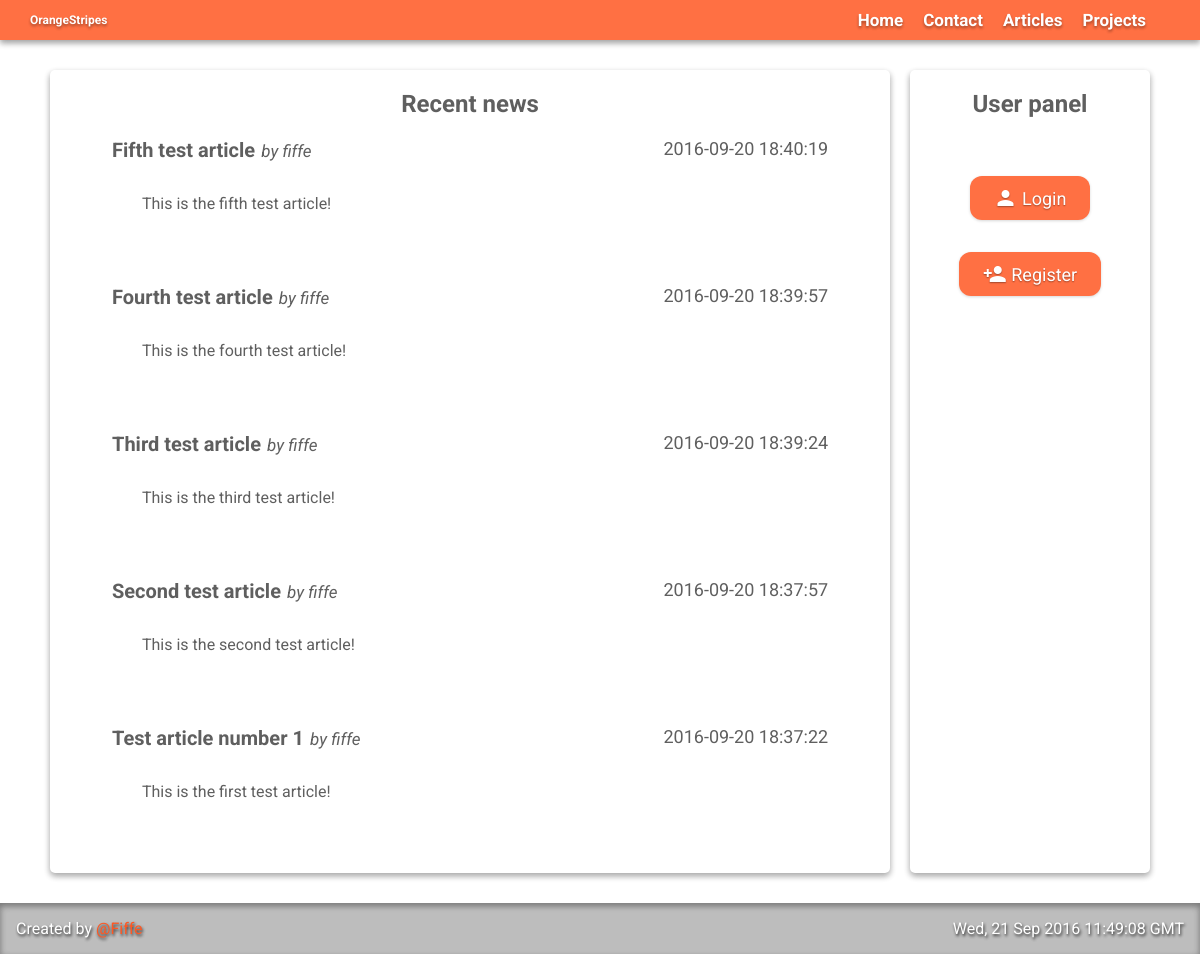
The page / on the database its author committed.
### tables this page shows
CREATE TABLE IF NOT EXISTS `articles` (
  `id` smallint(6) NOT NULL AUTO_INCREMENT,
  `title` varchar(32) NOT NULL,
  `author` smallint(6) NOT NULL,
  `date` datetime NOT NULL,
  `text` text NOT NULL,
  `img` varchar(100) NOT NULL DEFAULT 'default.png',
  PRIMARY KEY (`id`),
  KEY `author` (`author`)
);

CREATE TABLE IF NOT EXISTS `users` (
  `id` smallint(6) NOT NULL AUTO_INCREMENT,
  `username` varchar(20) NOT NULL,
  `password` varchar(128) NOT NULL,
  `email` varchar(30) NOT NULL,
  `code` varchar(64) NOT NULL,
  `activated` tinyint(1) NOT NULL DEFAULT '0',
  `permission` tinyint(2) NOT NULL DEFAULT '0',
  PRIMARY KEY (`id`),
  KEY `username` (`username`)
);

### index.php (the view, shortened to what this page needs)
<!DOCTYPE html>
<html>
    <body>
        <div class="c-site">
            <div class="c-articlesbox">
                <span class="c-articlesbox-header">Recent news</span>
                <?php
                    include "connect.php";
                    $getArticles = mysqli_query($con, "SELECT *
                                            FROM articles
                                            LIMIT 0, 5
                                            ");
                    if(mysqli_num_rows($getArticles) > 0){
                        $articlesArray = array();
                        while($articleRow = mysqli_fetch_array($getArticles)){
                            $articlesArray[] = $articleRow;
                        }
                        usort($articlesArray, function($a, $b) {
                            $ad = new DateTime($a['date']);
                            $bd = new DateTime($b['date']);
                            if ($ad == $bd) {
                                return 0;
                            }
                            return $ad > $bd ? -1 : 1;
                        });
                        foreach($articlesArray as $article){
                            $rawAuthor = $article['author'];
                            $getAuthor = mysqli_query($con, "SELECT username
                                                    FROM users
                                                    WHERE id='$rawAuthor'
                                                    ");
                            $authorResult = mysqli_fetch_assoc($getAuthor);
                            $author = $authorResult['username'];
                            $text = $article['text'];
                            echo "
                                <div class='c-articlebox'>
                                    <div class='c-articlebox-top'>
                                        <a href='./article?id=".$article['id']."'>
                                            <span class='c-articlebox-title'>".$article['title']."</span>
                                            <span class='c-articlebox-author'> by ".$author."</span>
                                            <span class='c-articlebox-date'>".$article['date']."</span>
                                        </a>
                                    </div>
                                    <div class='c-articlebox-center'>
                                        ".$text;
                            echo "
                                    </div>
                                </div>
                            ";
                        }
                    }
                ?>
            </div>
            <div class="c-userpanel">
                <span class="c-userpanel-header">User panel</span>
                <div class="c-userpanel-inner">
                    <?php
                        if($_SESSION['user_id'] != ""){
                            echo "
                                <ul class='c-userpanel-list'>
                                    <li class='c-userpanel-list_item'>
                                        <a href='logout' class='c-btn'><i class='material-icons'>person_outline</i>&nbsp;Logout</a>
                                    </li>
                                    <li class='c-userpanel-list_item'>
                                    </li>
                                    <li class='c-userpanel-list_item'>
                                        <a href='#' class='c-btn' onclick='createArticle()'><i class='material-icons'>add_circle</i>&nbsp;New article</a>
                                    </li>
                                    <li class='c-userpanel-list_item'>
                                        <a href='./articles' class='c-btn'><i class='material-icons'>create</i>&nbsp;Edit articles</a>
                                    </li>
                                </ul>
                            ";
                        }
                        else{
                            echo "
                            <div class='c-login'>
                                <form action='login' method='POST' role='form' class='c-login-form'>
                                    <input type='text' placeholder='Username' name='username' class='c-login-form_input' />
                                    <input type='password' placeholder='Password' name='password' class='c-login-form_input' />
                                    <button type='submit' name='login-submit' class='c-login-form_btn c-btn'><i class='material-icons'>person</i>&nbsp;Login</button>
                                    <a href='./register' class='c-btn'><i class='material-icons'>person_add</i>&nbsp;Register</a>
                                </form>
                            </div>
                            <ul class='c-userpanel-list'>
                                <li class='c-userpanel-list_item'>
                                    <a href='#' class='c-btn' onclick='showLogin()'><i class='material-icons'>person</i>&nbsp;Login</a>
                                </li>
                                <li class='c-userpanel-list_item'>
                                    <a href='./register' class='c-btn'><i class='material-icons'>person_add</i>&nbsp;Register</a>
                                </li>
                            </ul>
                            ";
                        }
                    ?>
                </div>
            </div>
        </div>
    </body>
</html>

### style.css (style rules this page uses)
* { -webkit-box-sizing: border-box; box-sizing: border-box; margin: 0; }
html { font-size: 62.5%; }
body { display: flex; flex-direction: column; min-height: 100vh; margin: 0; background: #ffffff; color: #5f5f5f; font-family: 'Roboto', 'Lato', sans-serif; }
a { text-decoration: none; outline: 0; transition: all 0.2s ease; color: inherit; }
ul { list-style: none; }
.c-btn { border-radius:12px; display: flex; align-items: center; color:#ffffff; background: #FF7043; font-size:18px; padding:10px 24px; text-decoration:none; text-shadow: 0 0.75px 1.5px rgba(0,0,0,0.16), 0 0.75px 1.5px rgba(0,0,0,0.23); box-shadow: 0 1px 3px rgba(0,0,0,0.16); border: none; transition: background 0.3s, top 0.1s, box-shadow 0.3s; }
.c-nav { display: flex; flex-direction: row; align-items: center; background: #FF7043; color: #ffffff; padding: 1em 1em; margin-bottom: 3rem; text-shadow: 0 1.5px 3px rgba(0,0,0,0.16), 0 1.5px 3px rgba(0,0,0,0.23); box-shadow: 0 3px 6px rgba(0,0,0,0.19), 0 3px 6px rgba(0,0,0,0.23); z-index: 9999; }
.c-nav a { transition: color 0.5s; }
.c-nav-logo { padding: 0 2em; display: inline-block; }
.c-nav-title { font-size: 1.2rem; }
.c-nav-button-group { display: flex; margin-left: auto; align-items: center; padding-right: 2em; font-size: 1.7em; }
.c-nav-list { display: flex; }
.c-nav-list_item { padding: 0 1rem; font-weight: bold; }
.c-site { display: flex; flex: 1; flex-direction: row; margin: 0 auto; }
.c-articlesbox { display: flex; flex-direction: column; align-items: center; width: 70vw; padding: 2em 5vw; border-radius: 5px; box-shadow: 0 3px 6px rgba(0,0,0,0.16), 0 3px 6px rgba(0,0,0,0.23); }
.c-articlesbox-header { margin: 0; font-size: 24px; font-weight: bold; }
.c-articlebox { display: flex; flex-direction: column; width: 100%; margin: 2em 0; }
.c-articlebox-top { display: block; }
.c-articlebox-title { display: inline-block; padding: 0 0.1em; text-align: left; font-size: 2em; font-weight: bold; }
.c-articlebox-author { display: inline-block; padding: 0 0.1em; font-size: 1.7em; font-style: italic; }
.c-articlebox-date { display: inline-block; float: right; padding: 0 0.1em; font-size: 18px; }
.c-articlebox-center { flex: 1; padding: 2em; font-size: 16px; overflow-wrap: break-word; word-wrap: break-word; }
.c-userpanel { display: flex; flex-direction: column; align-items: center; width: 20vw; margin-left: 2em; padding: 2em 2vw; border-radius: 5px; box-shadow: 0 3px 6px rgba(0,0,0,0.16), 0 3px 6px rgba(0,0,0,0.23); }
.c-userpanel-header { margin: 0; font-size: 24px; font-weight: bold; }
.c-userpanel-inner { padding: 1em 0; }
.c-userpanel-list { font-size: 16px; padding: 2em; display: flex; flex-direction: column; align-items: center; }
.c-userpanel-list_item { align-items: center; padding: 1em 0; }
.c-footer { display: flex; width: 100%; min-height: 2em; align-self: flex-end; flex-direction: row; align-items: center; color: #ffffff; background: #BDBDBD; box-shadow: inset 0 3px 6px rgba(0,0,0,0.19), inset 0 3px 6px rgba(0,0,0,0.23);; text-shadow: 1px 1.5px 3px rgba(0,0,0,0.36), 1px 1.5px 3px rgba(0,0,0,0.48); padding: 1em; margin-top: 3rem; font-size: 1.6em; }
.c-footer-left { display: inline-block; }
.c-footer-right { display: flex; margin-left: auto; }
.c-footer a { color: #FF5722; transition: color 0.3s, font-weight 0.4s, text-shadow 0.3s; }

### rows shown on the page
articles: title "Fifth test article", author.username "fiffe", date "2016-09-20 18:40:19", text "This is the fifth test article!"
articles: title "Fourth test article", author.username "fiffe", date "2016-09-20 18:39:57", text "This is the fourth test article!"
articles: title "Third test article", author.username "fiffe", date "2016-09-20 18:39:24", text "This is the third test article!"
articles: title "Second test article", author.username "fiffe", date "2016-09-20 18:37:57", text "This is the second test article!"
articles: title "Test article number 1", author.username "fiffe", date "2016-09-20 18:37:22", text "This is the first test article!"
